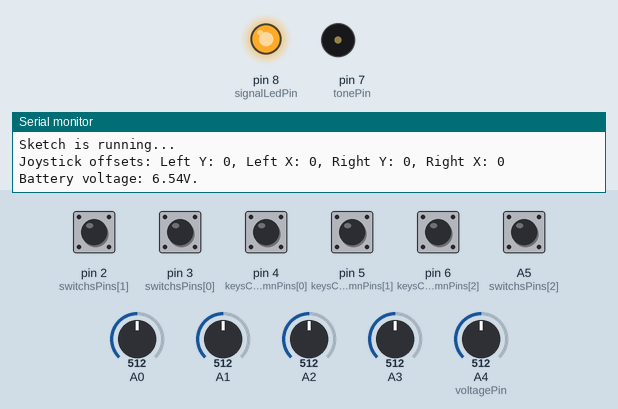
Recording of a sketch running on a simulated Arduino Uno, built with avr-gcc and run on an emulated ATmega328P. On the bench: output pins drawn as LEDs (lit = HIGH), buzzer (waves = sounding), the last lines printed to the serial monitor. The test bench sets the inputs (shaded band); at power-on: A5 (switchsPins[2]), pin 2 (switchsPins[1]), pin 3 (switchsPins[0]), pin 4 (keysColumnPins[0]), pin 5 (keysColumnPins[1]), pin 6 (keysColumnPins[2]) HIGH, A0 = 512, A1 = 512, A2 = 512, A3 = 512, A4 (voltagePin) = 512. EEPROM starts erased; no radio packets arrive unless stated.

Above: at 1.2 s.
1.3 s: pin 2 (switchsPins[1]) pulled LOW for 1 s
At 2.8 s:
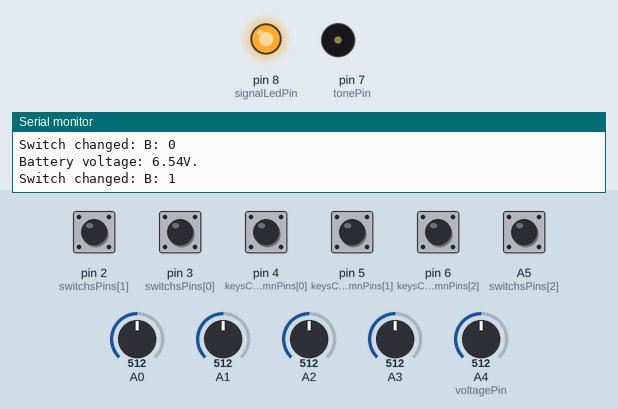
3.8 s: pin 3 (switchsPins[0]) pulled LOW for 0.15 s
At 5.0 s:
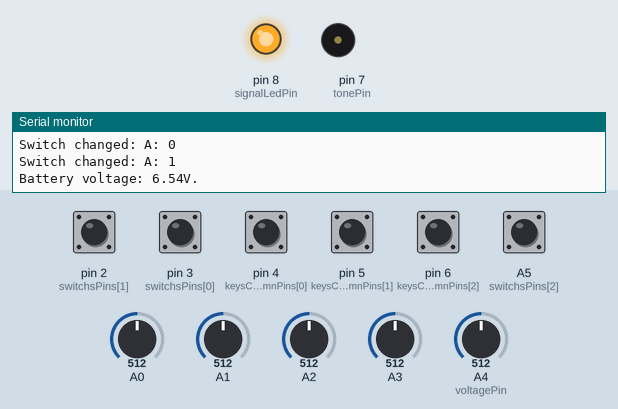
5.4 s: pin 4 (keysColumnPins[0]) pulled LOW for 0.15 s
At 6.6 s:
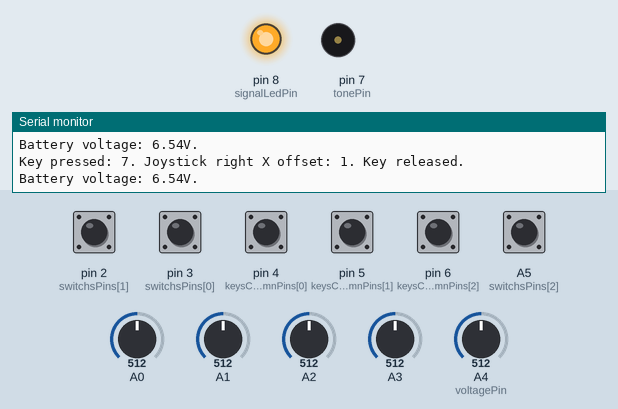
7.0 s: pin 5 (keysColumnPins[1]) pulled LOW for 0.15 s
At 8.0 s:
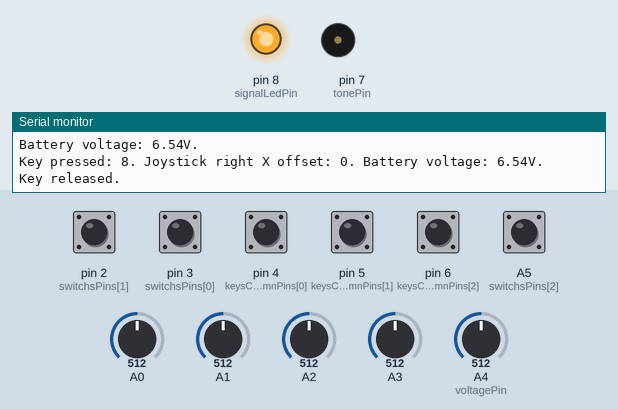
8.6 s: pin 6 (keysColumnPins[2]) pulled LOW for 0.15 s
At 9.1 s:
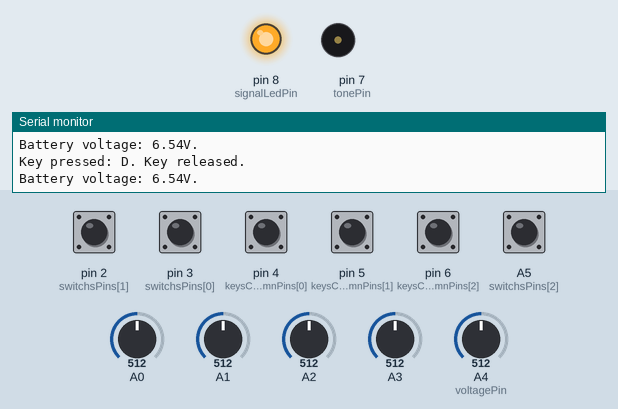
10.2 s: A5 (switchsPins[2]) pulled LOW for 0.15 s
At 11.2 s:
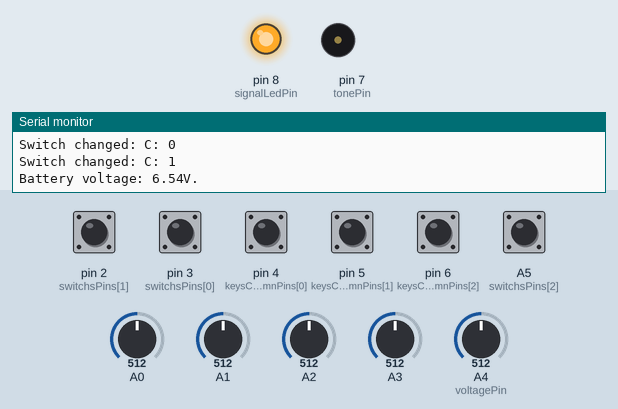
Timing chart, 0 to 12.8 s (numbered marks = the images above; inputs shaded):
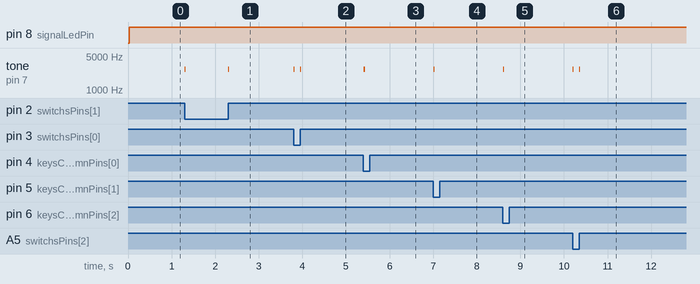

Measured:
- after the input at 1.3 s, tone on pin 7 (tonePin): alternates 2700 Hz for 0.03 s and silent for 0.98 s, starting at once
- after the input at 3.8 s, tone on pin 7 (tonePin): alternates 2700 Hz for 0.03 s and silent for 0.13 s, 4 changes in all, then stays silent, starting at once
- after the input at 5.4 s, tone on pin 7 (tonePin): silent → 2700 Hz at once, → silent 0.03 s later
- after the input at 7.0 s, tone on pin 7 (tonePin): silent → 2700 Hz at once, → silent 0.03 s later
- after the input at 8.6 s, tone on pin 7 (tonePin): silent → 2700 Hz at once, → silent 0.03 s later
- after the input at 10.2 s, tone on pin 7 (tonePin): alternates 2700 Hz for 0.03 s and silent for 0.12 s, 4 changes in all, then stays silent, starting at once

The sketch:

Remote.ino
```cpp
// (licence header left out)
#include <SPI.h>
#include "RF24.h"
#include <FlexiTimer2.h>
#include <EEPROM.h>

// Modifier ici par l'addresse de votre drone
const byte rf24Address[6] = { 'M', 'a', 'k', 'e', 'r' };

RF24 rf24 = RF24(9, 10); // Module de communication
const int rf24OutDataSize = 9;
byte rf24OutData[rf24OutDataSize];
const int rf24WriteInterval = 20; // Interval de communication 20ms

const int tonePin = 7; // Pin du beeper
const int toneFrequency = 2700; // Fréquence du beep
const int toneDuration = 25;

const int signalLedPin = 8;

const int voltagePin = A4;
const float voltageMultiplier = 1.0;

const int keysRowPins[] = {4, 5, 6, -1};
const int keysColumnPins[] = {4, 5, 6};
const int keysRowSize = sizeof(keysRowPins) / sizeof(int); // nombre d'éléments du tableau keysRowPins
const int keysColumnSize = sizeof(keysColumnPins) / sizeof(int); // nombre d'éléments du tableau keysColumnPins

const int switchsPins[] = {3, 2, A5}; // Pin des switchs
const int switchsSize = sizeof(switchsPins) / sizeof(int);
int lastSwitchsState[switchsSize];

int auxsState[switchsSize + 1];
const int auxsSize = sizeof(auxsState) / sizeof(int);

int joystickLeftYOffset;
int joystickLeftXOffset;
int joystickRightYOffset;
int joystickRightXOffset;

const int joystickOffsetStep = 10;

int count = 0;

///////// SENDDATA FUNCTION /////////////////
void sendData(int valueRoll, int valuePitch, int valueThrottle, int valueYaw, int aux1, int aux2, int aux3, int duration = 0 ){
    // rf24OutData est un array de bytes (octets, qui peut donc stocker une valeur de 0 à 255 )
    // donc pour stocker des valeurs de 988 à 2011
    rf24OutData[0] = valueRoll / 256; // on divise la valeur par 256 et on stocke la valeur entière
    rf24OutData[1] = valueRoll % 256; // puis on stocke le reste de la division par 256
    rf24OutData[2] = valuePitch / 256;
    rf24OutData[3] = valuePitch % 256;
    rf24OutData[4] = valueThrottle / 256;
    rf24OutData[5] = valueThrottle % 256;
    rf24OutData[6] = valueYaw / 256;
    rf24OutData[7] = valueYaw % 256;
    // rf24OutData[0 à 7] = valeurs de 988 à 2011 en alternant valeur entière de la division par 256 et reste de la division par 256

    //rappel: rf24OutData est un tableau de "byte" = 8-"bit"
    bitWrite(rf24OutData[8], 0, aux1);
    bitWrite(rf24OutData[8], 1, aux2);
    bitWrite(rf24OutData[8], 2, aux3);
    bitWrite(rf24OutData[8], 3, 0);
    // rf24OutData[8] = value Aux 1,2

    // send data to rf module

    long timestamp = millis();
    do{
        if (rf24.write(rf24OutData, rf24OutDataSize)) {
            digitalWrite(signalLedPin, HIGH); // Si la fonction marche, allume la led
        }
        else {
            digitalWrite(signalLedPin, LOW);
        }
    } while( millis() < timestamp + duration );
}
///////// END OF SENDDATA FUNCTION /////////////////


void setup() {
    Serial.begin(115200);
    Serial.println("Sketch is running...");

    pinMode(signalLedPin, OUTPUT);

    for (int i = 0; i < switchsSize; i++) {
        pinMode(switchsPins[i], INPUT_PULLUP);
        auxsState[i] = lastSwitchsState[i] = digitalRead(switchsPins[i]);
    }
    auxsState[switchsSize] = 0;

    if (!rf24.begin()) {
        Serial.println("Error: NRF24L01 module was not found!"); // Si le module de communication n'est pas trouvé
        while (1) {
            digitalWrite(signalLedPin, HIGH);
            delay(500);
            digitalWrite(signalLedPin, LOW);
            delay(500);
        }
    }
    rf24.setPALevel(RF24_PA_MIN);
    rf24.setDataRate(RF24_1MBPS);
    rf24.setRetries(0, 15);
    rf24.openWritingPipe(rf24Address);
    rf24.openReadingPipe(1, rf24Address);
    rf24.stopListening();

    joystickLeftYOffset = eepromRead(0); // Lecture du décalage du Joystick dans la mémoire morte
    joystickLeftXOffset = eepromRead(1);
    joystickRightYOffset = eepromRead(2);
    joystickRightXOffset = eepromRead(3);
    Serial.print("Joystick offsets: Left Y: ");
    Serial.print(joystickLeftYOffset);
    Serial.print(", Left X: ");
    Serial.print(joystickLeftXOffset);
    Serial.print(", Right Y: ");
    Serial.print(joystickRightYOffset);
    Serial.print(", Right X: ");
    Serial.println(joystickRightXOffset);

    FlexiTimer2::set(1, updateService); // call the updateService() function 3000 times per second
    FlexiTimer2::start();
}

void loop() {
    if (millis() % rf24WriteInterval != 0) {
        return;
    }

    if ( auxsState[ 3 ] == HIGH)
    {
        joystickLeftYOffset = 0;
        joystickLeftXOffset = 0;
        joystickRightYOffset = 0;
        joystickRightXOffset = 0;
        eepromWrite(0, 0);
        eepromWrite(1, 0);
        eepromWrite(2, 0);
        eepromWrite(3, 0);
    }

    int joystickLeftY = constrain(analogRead(A0) + joystickLeftYOffset * joystickOffsetStep, 0, 1023); // Lecture de la position des Joysticks avec ajout du décalage
    int joystickLeftX = constrain(analogRead(A1) + joystickLeftXOffset * joystickOffsetStep, 0, 1023);
    int joystickRightY = constrain(analogRead(A2) + joystickRightYOffset * joystickOffsetStep, 0, 1023);
    int joystickRightX = constrain(analogRead(A3) + joystickRightXOffset * joystickOffsetStep, 0, 1023);


    int valueRoll, valuePitch, valueThrottle, valueYaw; //Roll : Roulis (inclnaison droite-gauche); Pitch : Aileron (inclinaison avant-arrière), Yaw : Dirrection droite-gauche, Throttle : Gaz

    valueRoll = map(joystickRightY, 0, 1023, 1700, 1299); // Translation du range 0-1024 en 2011-988 Réduire la sensibilité en réduisant le range à droite et à gauche
    valuePitch = map(joystickRightX, 0, 1023, 1700, 1299); // Réduire la sensibilité en réduisant le range à droite et à gauche
    valueThrottle = map(joystickLeftX, 0, 1023, 2011, 988);
    valueYaw = map(joystickLeftY, 0, 1023, 2011, 988);

    sendData(valueRoll, valuePitch, valueThrottle, valueYaw, auxsState[0], auxsState[1], auxsState[2], 0);
}

// updateService is called 3000 times by second via FlexiTimer library
void updateService() {
    handleKey();
    handleSwitch();
    handleVoltage();
}
```

battery.ino
```cpp
void handleVoltage()
{
    static int counter = 0;

    if (counter++ != 1000)
        return;
    else
      counter = 0;

    float voltage = getVoltage();

    Serial.println("Battery voltage: " + String(voltage) + "V.");

    if (voltage < 6.5 && voltage > 5.5) {
        tone(tonePin, toneFrequency, toneDuration);
        Serial.println("Low battery!");
    }
}

float getVoltage()
{
    return analogRead(voltagePin) * 5.0 / 1023 * (10 + 6.2) / 6.2 * voltageMultiplier;
}
```

buttonsFunctions.ino
```cpp
void handleKey() {
    static int lastPressedKey = -1;
    int pressedKey = getPressedKey();

    if (pressedKey != -1 && lastPressedKey == -1) {
        Serial.print("Key pressed: ");
        switch (pressedKey) {
            case 1: // key 1
                joystickLeftYOffset += 1; // joystickLeftYOffset = joystickLeftYOffset + 1
                eepromWrite(0, joystickLeftYOffset);
                Serial.print("1. Joystick left Y offset: ");
                Serial.print(joystickLeftYOffset);
                break;
            case 2: // key 2
                joystickLeftYOffset -= 1;
                eepromWrite(0, joystickLeftYOffset);
                Serial.print("2. Joystick left Y offset: ");
                Serial.print(joystickLeftYOffset);
                break;
            case 3: // key 3
                joystickLeftXOffset += 1;
                eepromWrite(1, joystickLeftXOffset);
                Serial.print("3. Joystick left X offset: ");
                Serial.print(joystickLeftXOffset);
                break;
            case 5: // key 4
                joystickLeftXOffset -= 1;
                eepromWrite(1, joystickLeftXOffset);
                Serial.print("4. Joystick left X offset: ");
                Serial.print(joystickLeftXOffset);
                break;
            case 6: // key 5
                joystickRightYOffset += 1;
                eepromWrite(2, joystickRightYOffset);
                Serial.print("5. Joystick right Y offset: ");
                Serial.print(joystickRightYOffset);
                break;
            case 7: // key 6
                joystickRightYOffset -= 1;
                eepromWrite(2, joystickRightYOffset);
                Serial.print("6. Joystick right Y offset: ");
                Serial.print(joystickRightYOffset);
                break;
            case 9: // key 7
                joystickRightXOffset += 1;
                eepromWrite(3, joystickRightXOffset);
                Serial.print("7. Joystick right X offset: ");
                Serial.print(joystickRightXOffset);
                break;
            case 10: // key 8
                joystickRightXOffset -= 1;
                eepromWrite(3, joystickRightXOffset);
                Serial.print("8. Joystick right X offset: ");
                Serial.print(joystickRightXOffset);
                break;
            case 11: // key D
                auxsState[switchsSize] = 1;
                Serial.print("D");
                break;
        }
        Serial.print(". ");
        tone(tonePin, toneFrequency, toneDuration);
    }

    if (pressedKey == -1 && lastPressedKey != -1) {
        Serial.println("Key released.");
        auxsState[switchsSize] = 0;
    }

    lastPressedKey = pressedKey;
}

int getPressedKey() {
    int rowPin = -1;
    int columnPin = -1;
    static int pressedDuration = 0;

    for (int i = 0; i < keysRowSize; i++) {
        setKeysRowPin(i);
        int j = getKeysColumnPin(i);
        if (j != -1) {
            rowPin = i;
            columnPin = j;
        }
    }

    if (rowPin != -1 && columnPin != -1) {
        pressedDuration++;
    }
    else {
        pressedDuration = 0;
    }

    if (pressedDuration >= 10) {
        return rowPin * keysColumnSize + columnPin;
    }
    else {
        return -1;
    }
}

void setKeysRowPin(int rowPin) {
    for (int i = 0; i < keysRowSize; i++) {
        if (keysRowPins[i] == -1) {
            continue;
        }
        if (i == rowPin) {
            pinMode(keysRowPins[i], OUTPUT);
            digitalWrite(keysRowPins[i], LOW);
        }
        else {
            pinMode(keysRowPins[i], INPUT_PULLUP);
        }
    }
}

int getKeysColumnPin(int rowPin) {
    for (int i = 0; i < keysColumnSize; i++) {
        if (i == rowPin) {
            continue;
        }
        if (digitalRead(keysColumnPins[i]) == LOW) {
            return i;
        }
    }
    return -1;
}
```

eepromFunctions.ino
```cpp
void eepromWrite(int index, int data) {
    EEPROM.write(index * 2, data >= 0 ? 0 : 1);
    EEPROM.write(index * 2 + 1, abs(data));
}

int eepromRead(int index) {
    byte data1 = EEPROM.read(index * 2);
    byte data2 = EEPROM.read(index * 2 + 1);

    if (data1 != 0 && data1 != 1) {
        data2 = 0;
    }

    return data1 == 0 ? data2 : -data2;
}
```

switchesFunctions.ino
```cpp
void handleSwitch() {
    int switchsState[switchsSize];

    for (int i = 0; i < switchsSize; i++)
    {
        switchsState[i] = digitalRead(switchsPins[i]);
        if (switchsState[i] != lastSwitchsState[i])
        {
            Serial.print("Switch changed: ");
            switch (i)
            {
                case 0: // switch A
                Serial.print("A: ");
                break;
                case 1: // switch B
                Serial.print("B: ");
                break;
                case 2: // switch C
                Serial.print("C: ");
                break;
            }
            auxsState[i] = lastSwitchsState[i] = switchsState[i];
            Serial.println(switchsState[i]);
            tone(tonePin, toneFrequency, toneDuration);
        }
    }
}
```
